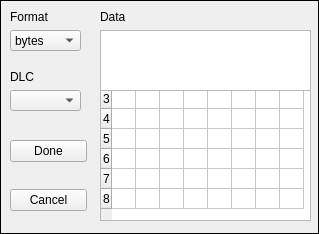
<?xml version="1.0" encoding="UTF-8"?>
<ui version="4.0">
 <class>TxDataFrame</class>
 <widget class="QFrame" name="TxDataFrame">
  <property name="geometry">
   <rect>
    <x>0</x>
    <y>0</y>
    <width>319</width>
    <height>234</height>
   </rect>
  </property>
  <property name="windowTitle">
   <string>Frame</string>
  </property>
  <property name="frameShape">
   <enum>QFrame::Box</enum>
  </property>
  <widget class="QTableWidget" name="table">
   <property name="geometry">
    <rect>
     <x>100</x>
     <y>30</y>
     <width>211</width>
     <height>191</height>
    </rect>
   </property>
   <property name="editTriggers">
    <set>QAbstractItemView::AnyKeyPressed|QAbstractItemView::CurrentChanged|QAbstractItemView::EditKeyPressed|QAbstractItemView::SelectedClicked</set>
   </property>
   <property name="rowCount">
    <number>8</number>
   </property>
   <property name="columnCount">
    <number>8</number>
   </property>
   <attribute name="horizontalHeaderDefaultSectionSize">
    <number>24</number>
   </attribute>
   <attribute name="horizontalHeaderMinimumSectionSize">
    <number>24</number>
   </attribute>
   <attribute name="verticalHeaderDefaultSectionSize">
    <number>20</number>
   </attribute>
   <attribute name="verticalHeaderMinimumSectionSize">
    <number>20</number>
   </attribute>
   <row/>
   <row/>
   <row/>
   <row/>
   <row/>
   <row/>
   <row/>
   <row/>
   <column/>
   <column/>
   <column/>
   <column/>
   <column/>
   <column/>
   <column/>
   <column/>
  </widget>
  <widget class="QTextEdit" name="text">
   <property name="geometry">
    <rect>
     <x>100</x>
     <y>30</y>
     <width>211</width>
     <height>61</height>
    </rect>
   </property>
   <property name="acceptRichText">
    <bool>false</bool>
   </property>
  </widget>
  <widget class="QLabel" name="label_3">
   <property name="geometry">
    <rect>
     <x>100</x>
     <y>10</y>
     <width>47</width>
     <height>13</height>
    </rect>
   </property>
   <property name="text">
    <string>Data</string>
   </property>
  </widget>
  <widget class="QWidget" name="layoutWidget">
   <property name="geometry">
    <rect>
     <x>10</x>
     <y>10</y>
     <width>71</width>
     <height>41</height>
    </rect>
   </property>
   <layout class="QVBoxLayout" name="verticalLayout">
    <item>
     <widget class="QLabel" name="label">
      <property name="text">
       <string>Format</string>
      </property>
     </widget>
    </item>
    <item>
     <widget class="QComboBox" name="dataTypeComboBox">
      <item>
       <property name="text">
        <string>bytes</string>
       </property>
      </item>
      <item>
       <property name="text">
        <string>uint16</string>
       </property>
      </item>
      <item>
       <property name="text">
        <string>int16</string>
       </property>
      </item>
      <item>
       <property name="text">
        <string>uint32</string>
       </property>
      </item>
      <item>
       <property name="text">
        <string>int32</string>
       </property>
      </item>
      <item>
       <property name="text">
        <string>float</string>
       </property>
      </item>
      <item>
       <property name="text">
        <string>double</string>
       </property>
      </item>
      <item>
       <property name="text">
        <string>string</string>
       </property>
      </item>
     </widget>
    </item>
   </layout>
  </widget>
  <widget class="QWidget" name="layoutWidget1">
   <property name="geometry">
    <rect>
     <x>10</x>
     <y>70</y>
     <width>71</width>
     <height>41</height>
    </rect>
   </property>
   <layout class="QVBoxLayout" name="verticalLayout_2">
    <item>
     <widget class="QLabel" name="label_2">
      <property name="text">
       <string>DLC</string>
      </property>
     </widget>
    </item>
    <item>
     <widget class="QComboBox" name="dlcComboBox"/>
    </item>
   </layout>
  </widget>
  <widget class="QWidget" name="">
   <property name="geometry">
    <rect>
     <x>10</x>
     <y>140</y>
     <width>77</width>
     <height>71</height>
    </rect>
   </property>
   <layout class="QVBoxLayout" name="verticalLayout_3">
    <item>
     <widget class="QPushButton" name="doneButton">
      <property name="text">
       <string>Done</string>
      </property>
     </widget>
    </item>
    <item>
     <spacer name="verticalSpacer">
      <property name="orientation">
       <enum>Qt::Vertical</enum>
      </property>
      <property name="sizeHint" stdset="0">
       <size>
        <width>20</width>
        <height>20</height>
       </size>
      </property>
     </spacer>
    </item>
    <item>
     <widget class="QPushButton" name="cancelButton">
      <property name="text">
       <string>Cancel</string>
      </property>
     </widget>
    </item>
   </layout>
  </widget>
 </widget>
 <resources/>
 <connections/>
</ui>
